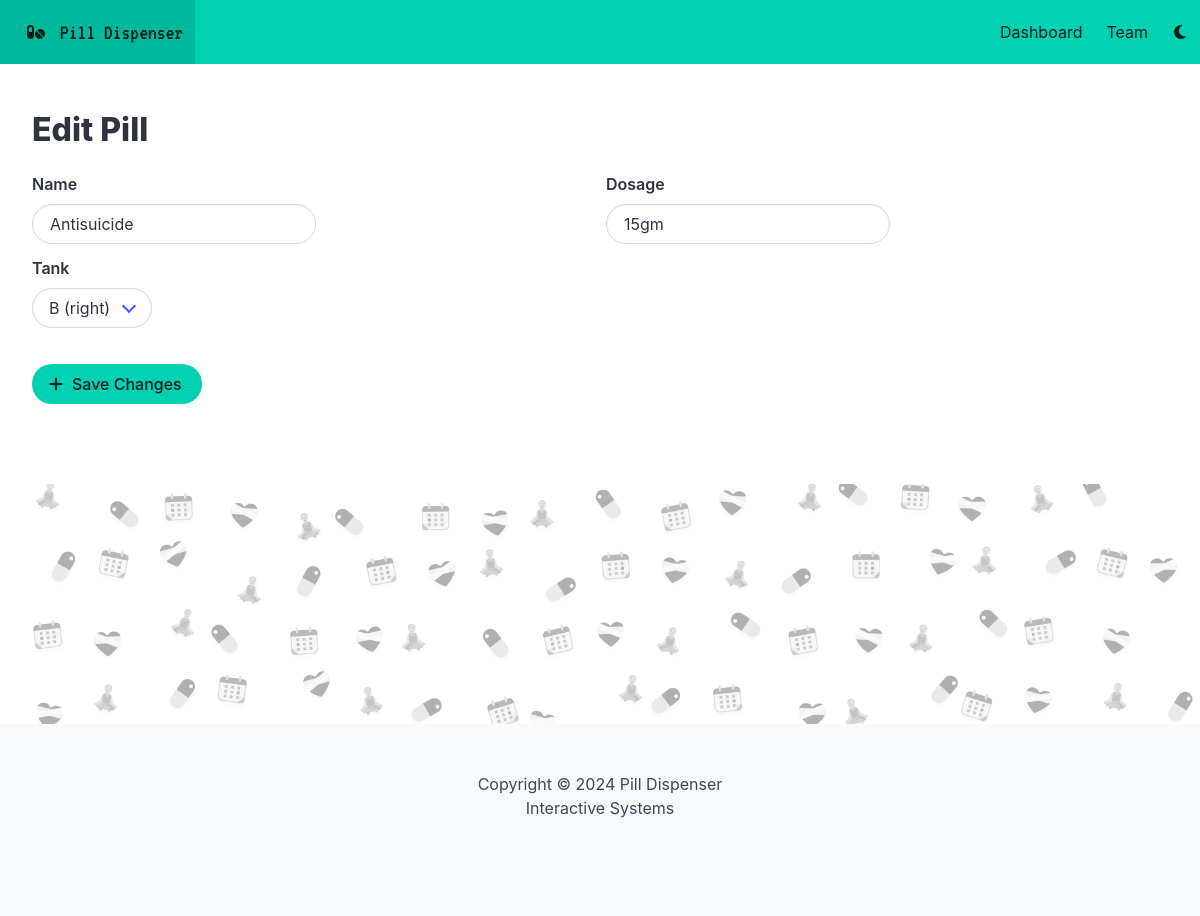
The page /edit_pill/1 on the database as committed earlier.
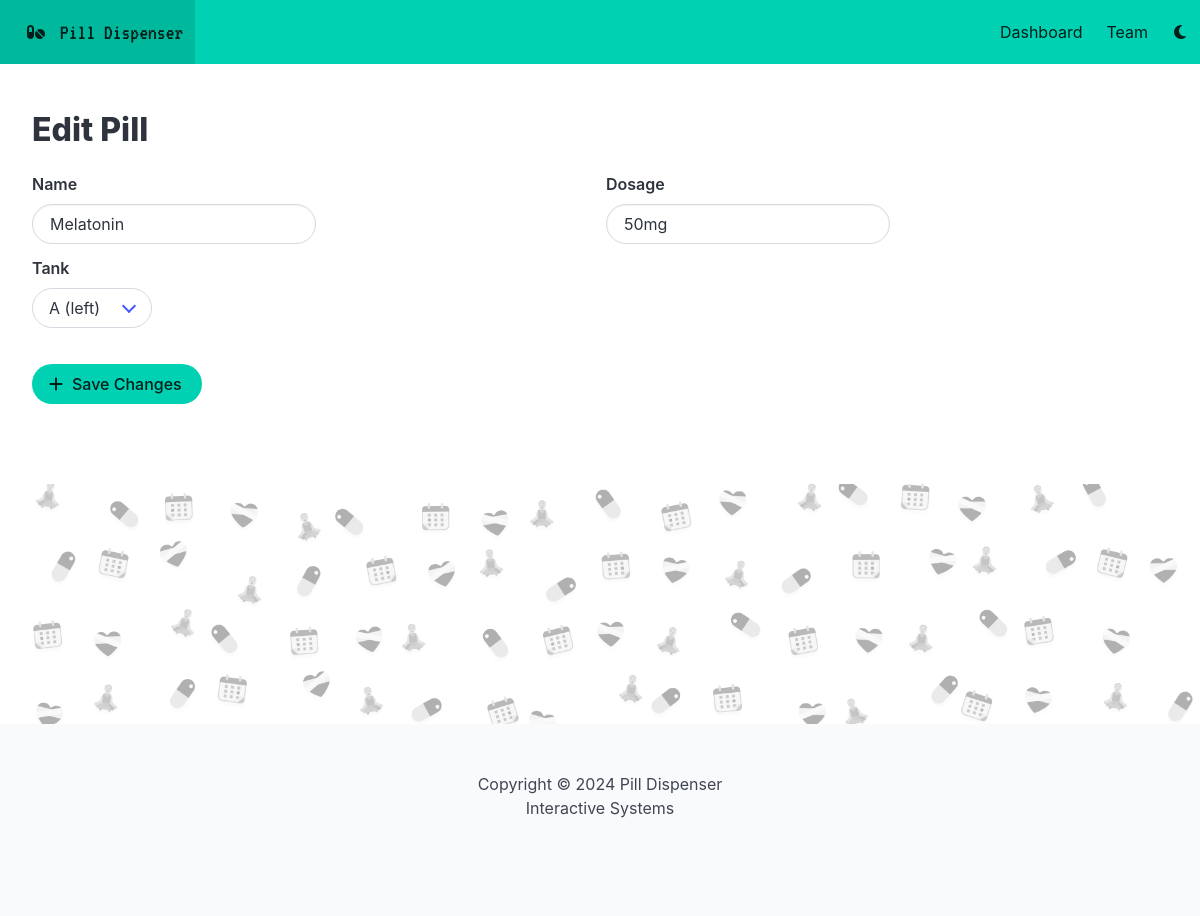
The same page on the database as committed later.
### app.py (models this page shows)
class Pill(db.Model):
    id = db.Column(db.Integer, primary_key=True)
    name = db.Column(db.String(100), nullable=False)
    dosage = db.Column(db.String(20), nullable=False) # '1mg', '2mg', '3mg', '4mg', '5mg'
    tank = db.Column(db.String(1), nullable=False, default='a') # 'a', 'b'
    schedules = db.relationship('Schedule', backref='pill', lazy=True)

### app.py (the view)
@app.route('/edit_pill/<int:pill_id>', methods=['GET', 'POST'])
def edit_pill(pill_id):
    pill = Pill.query.get_or_404(pill_id)
    if request.method == 'POST':
        pill.name = request.form['name']
        pill.dosage = request.form['dosage']
        pill.tank = request.form['tank']
        db.session.commit()
        return redirect('/')
    return render_template('edit_pill.html', pill=pill)

### templates/edit_pill.html (shortened to what this page needs)
{% extends 'base.html' %}
{% block body %}
<section class="mt-6">
    <h1 class="title">Edit Pill</h1>
    <form action="/edit_pill/{{ pill.id }}" method="POST">
        <div class="fixed-grid">
            <div class="grid">
              <div class="cell">
                <div class="field">
                    <label for="name" class="label">Name</label>
                    <input class="input is-rounded" style="width: max-content;" type="text" id="name" name="name" value="{{ pill.name }}">
                </div>
              </div>
              <div class="cell">
                <div class="field">
                    <label for="dosage" class="label">Dosage</label>
                    <input class="input is-rounded" style="width: max-content;" type="text" id="dosage" name="dosage" value="{{ pill.dosage }}">
                </div>
              </div>
              <div class="cell">
                <div class="field">
                    <label for="tank" class="label">Tank</label>
                    <div class="select is-rounded" style="width: max-content;">
                        <select id="tank" name="tank">
                            <option value="a" {% if pill.tank == 'a' %} selected {% endif %}>A (left)</option>
                            <option value="b" {% if pill.tank == 'b' %} selected {% endif %}>B (right)</option>
                        </select>
                    </div>
                </div>
              </div>
            </div>
          </div>
        <button type="submit" class="button is-primary is-rounded mt-3">
            <span class="icon">
                <i class="fa-solid fa-plus"></i>
            </span>
            <span>
                Save Changes
            </span>
        </button>
    </form>
</section>
{% endblock %}

Rows that differ between the two databases and show on the page:
changed Pill: name "Antisuicide" → "Melatonin"; dosage "15gm" → "50mg"; tank "B (right)" → "A (left)"
